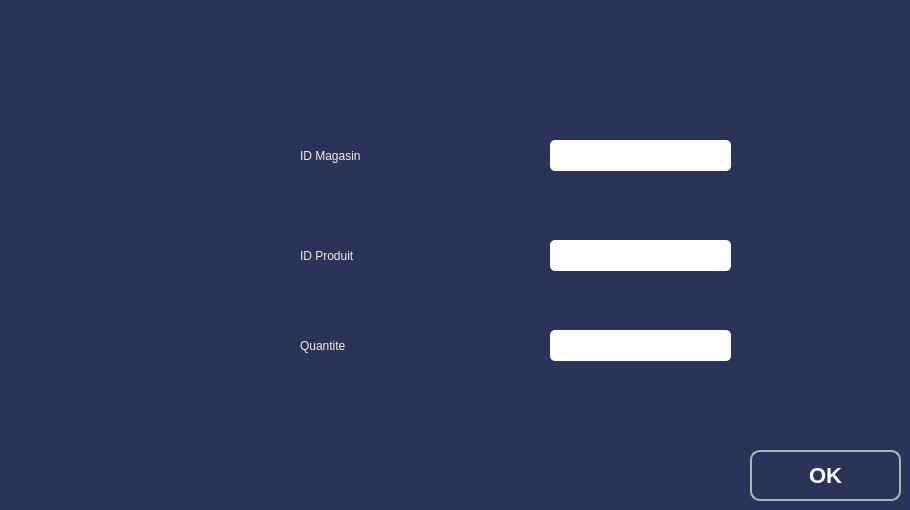
      <widget class="QWidget" name="tab_15">
       <property name="styleSheet">
        <string notr="true">background-color: rgb(44, 51, 89);
border-radius: 10px;
</string>
       </property>
       <attribute name="title">
        <string>Ravitaillement</string>
       </attribute>
       <widget class="QLabel" name="label_44">
        <property name="geometry">
         <rect>
          <x>300</x>
          <y>330</y>
          <width>191</width>
          <height>31</height>
         </rect>
        </property>
        <property name="styleSheet">
         <string notr="true">font:  75 24pt &quot;Times New Roman&quot;;
color: rgb(242, 237, 228);</string>
        </property>
        <property name="text">
         <string>Quantite</string>
        </property>
       </widget>
       <widget class="QLineEdit" name="le_quan_magasin">
        <property name="geometry">
         <rect>
          <x>550</x>
          <y>330</y>
          <width>181</width>
          <height>31</height>
         </rect>
        </property>
        <property name="styleSheet">
         <string notr="true">QLineEdit{
    background-color: white;
    box-shadow: 2px 0.5px 5px 1px inset black;
    border-radius: 5px;
    width: 70%;
    padding-right: 10px;
    padding-left: 10px;
    text-align: left;
    color: #000;
    font-size:inherit;
    font-family: Arial, Helvetica, sans-serif;  
    font-weight:normal;
    font-variant:normal;
}
QLineEdit::hover{  color: black ;
background-color:orange;}
QLineEdit::focus{  color: black ;
background-color:white;}</string>
        </property>
        <property name="text">
         <string/>
        </property>
       </widget>
       <widget class="QLineEdit" name="le_id_rav_magasin">
        <property name="geometry">
         <rect>
          <x>550</x>
          <y>140</y>
          <width>181</width>
          <height>31</height>
         </rect>
        </property>
        <property name="styleSheet">
         <string notr="true">QLineEdit{
    background-color: white;
    box-shadow: 2px 0.5px 5px 1px inset black;
    border-radius: 5px;
    width: 70%;
    padding-right: 10px;
    padding-left: 10px;
    text-align: left;
    color: #000;
    font-size:inherit;
    font-family: Arial, Helvetica, sans-serif;  
    font-weight:normal;
    font-variant:normal;
}
QLineEdit::hover{  color: black ;
background-color:orange;}
QLineEdit::focus{  color: black ;
background-color:white;}</string>
        </property>
        <property name="text">
         <string/>
        </property>
       </widget>
       <widget class="QLineEdit" name="le_idP_magasin">
        <property name="geometry">
         <rect>
          <x>550</x>
          <y>240</y>
          <width>181</width>
          <height>31</height>
         </rect>
        </property>
        <property name="styleSheet">
         <string notr="true">QLineEdit{
    background-color: white;
    box-shadow: 2px 0.5px 5px 1px inset black;
    border-radius: 5px;
    width: 70%;
    padding-right: 10px;
    padding-left: 10px;
    text-align: left;
    color: #000;
    font-size:inherit;
    font-family: Arial, Helvetica, sans-serif;  
    font-weight:normal;
    font-variant:normal;
}
QLineEdit::hover{  color: black ;
background-color:orange;}
QLineEdit::focus{  color: black ;
background-color:white;}</string>
        </property>
        <property name="text">
         <string/>
        </property>
       </widget>
       <widget class="QLabel" name="label_45">
        <property name="geometry">
         <rect>
          <x>300</x>
          <y>130</y>
          <width>201</width>
          <height>51</height>
         </rect>
        </property>
        <property name="styleSheet">
         <string notr="true">font:  75 24pt &quot;Times New Roman&quot;;
color: rgb(242, 237, 228);</string>
        </property>
        <property name="text">
         <string>ID Magasin</string>
        </property>
       </widget>
       <widget class="QPushButton" name="pb_ok_magasin">
        <property name="geometry">
         <rect>
          <x>750</x>
          <y>450</y>
          <width>151</width>
          <height>51</height>
         </rect>
        </property>
        <property name="styleSheet">
         <string notr="true">/*-----QPushButton-----*/
QPushButton
{
	background-color: qlineargradient(spread:pad, x1:0, y1:0.511, x2:1, y2:0.511, stop:0 
#92bf91
,stop:0.995192 rgba(0,0,0,0));



	color: #ffffff;
	font-size: 22px;
	font-weight: bold;
	border: 2px solid #9fbdb3;
	border-radius:10px;
	padding: 5px;
	

}

QPushButton::hover
{
background-color: qlineargradient(spread:pad, x1:0, y1:0.511, x2:1, y2:0.511, stop:0 rgba(0, 180, 150, 220),stop:1 rgba(50, 220, 200, 220));

	color: #2C3359; 

}
QPushButton::pressed
{background-color: qlineargradient(stop:0 rgba(0, 207, 179, 255),stop:1 rgba(70, 255, 230, 255));

	color: #2C3359; 

}</string>
        </property>
        <property name="text">
         <string>OK</string>
        </property>
       </widget>
       <widget class="QLabel" name="label_46">
        <property name="geometry">
         <rect>
          <x>300</x>
          <y>230</y>
          <width>211</width>
          <height>51</height>
         </rect>
        </property>
        <property name="styleSheet">
         <string notr="true">font:  75 24pt &quot;Times New Roman&quot;;
color: rgb(242, 237, 228);</string>
        </property>
        <property name="text">
         <string>ID Produit</string>
        </property>
       </widget>
      </widget>
